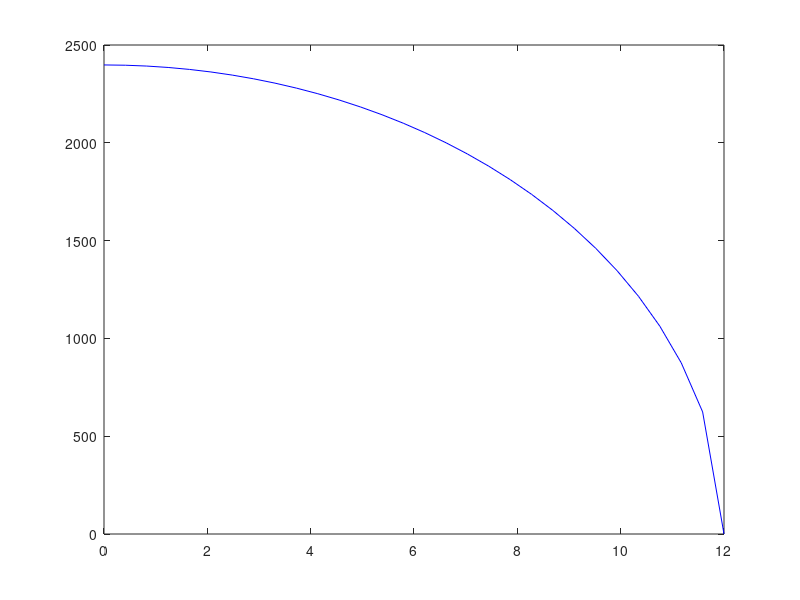

Write MATLAB code to recreate this figure. (Note: this script raises an error after producing the figure.)
function schrenk_lift_dist

clc
clear
b=24;
SW=41;
CL=0.50;
V=60;
L=CL*0.50*1.225*(V^2)*SW

n=30;
dx=(b/2)/(n-1);
eta=zeros(1,n);
V=4*L/(pi*b);
for i=1:n
 eta(i) = (i-1)*dx;   
 cl(i)  = ElipDist(eta(i),V,b);
end

plot(eta,cl,'b')
% fun =@(x,V,b) V*sqrt(1- (x.*2/b)^2 );
Soma=integral(@(x)ElipDist(x,V,b),0,b/2)

end  % function

function Valor=ElipDist(y,V,b)

Valor=V*sqrt(1- (y*2/b)^2 );
end